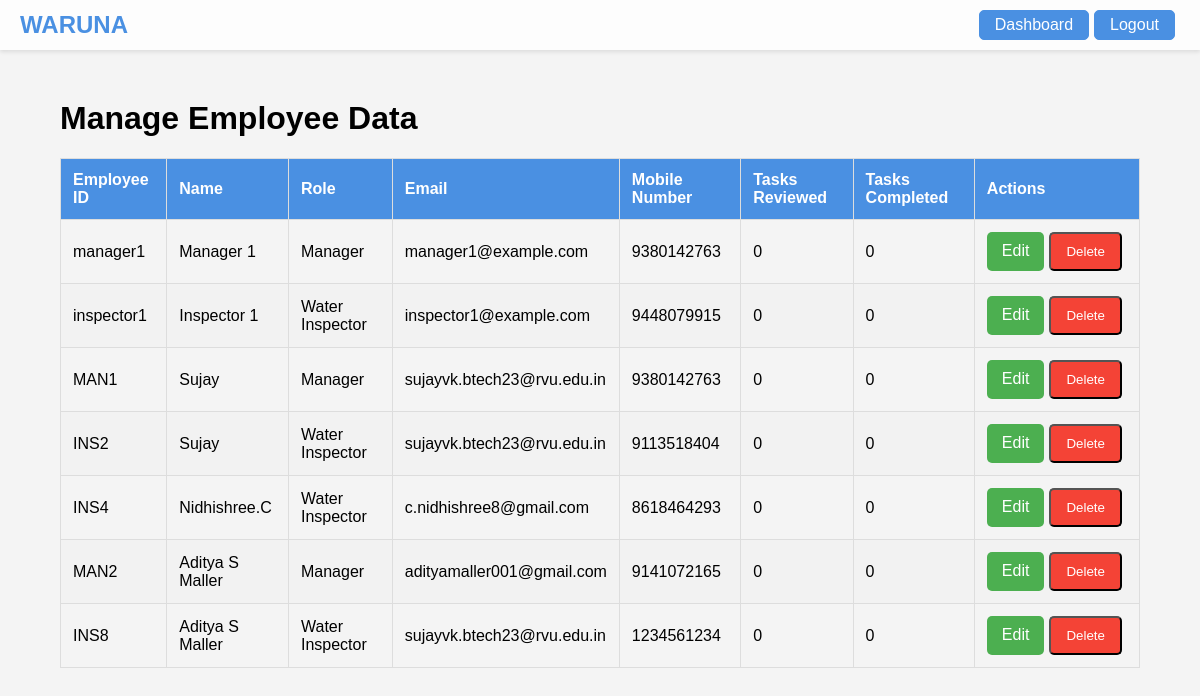
The app's page /manage_employees, older data.
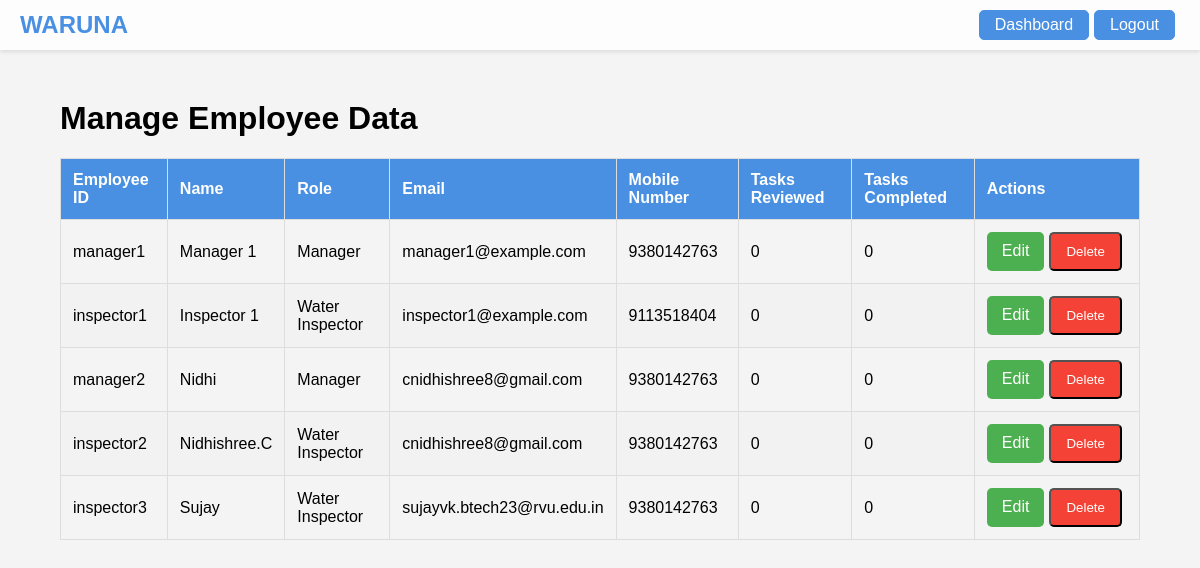
The same page, newer data.
### tables this page shows
CREATE TABLE employees
                 (employee_id TEXT PRIMARY KEY, name TEXT, password TEXT, role TEXT,
                 email TEXT, mobile_no TEXT, tasks_reviewed INTEGER DEFAULT 0,
                 tasks_completed INTEGER DEFAULT 0);

### app.py (the view)
@app.route('/manage_employees')
def manage_employees():
    conn = get_db_connection()
    c = conn.cursor()
    c.execute("SELECT employee_id, name, role, email, mobile_no, tasks_reviewed, tasks_completed FROM employees")
    employees = c.fetchall()
    conn.close()
    return render_template('manage_employees.html', employees=employees)

### app.py (called while the page is built)
def get_db_connection():
    conn = sqlite3.connect('waruna.db')
    conn.row_factory = sqlite3.Row
    return conn

### templates/manage_employees.html (shortened to what this page needs)
<!DOCTYPE html>
<html lang="en">
<head>
</head>
<body>
    <nav class="navbar">
        <a class="navbar-brand" href="#">WARUNA</a>
        <div class="boxes">
            <div class="login-box"><a class="nav-link" href="/dashboard">Dashboard</a></div>
            <div class="login-box"><a class="nav-link" href="/logout">Logout</a></div>
        </div>
    </nav>
    <div class="container">
        <h1>Manage Employee Data</h1>
        <table>
            <thead>
                <tr>
                    <th>Employee ID</th>
                    <th>Name</th>
                    <th>Role</th>
                    <th>Email</th>
                    <th>Mobile Number</th>
                    <th>Tasks Reviewed</th>
                    <th>Tasks Completed</th>
                    <th>Actions</th>
                </tr>
            </thead>
            <tbody>
                {% for employee in employees %}
                <tr>
                    <td>{{ employee[0] }}</td>
                    <td>{{ employee[1] }}</td>
                    <td>{{ employee[2] }}</td>
                    <td>{{ employee[3] }}</td>
                    <td>{{ employee[4] }}</td>
                    <td>{{ employee[5] }}</td>
                    <td>{{ employee[6] }}</td>
                    <td>
                        <div class="boxes">
                        <a class="btn btn-edit" href="{{ url_for('edit_employee_page', employee_id=employee[0]) }}">Edit</a>
                        <form action="{{ url_for('delete_employee', employee_id=employee.employee_id) }}" method="post" style="display:inline;">
                            <button type="submit" class="btn btn-delete">Delete</button>
                        </form>
                    </div>
                    </td>
                </tr>
                {% endfor %}
            </tbody>
        </table>
    </div>
</body>
</html>

### templates/manage_employees.html (style rules this page uses)
body { font-family: Arial, sans-serif; background-color: #f4f4f4; margin: 0; padding: 0; }
.navbar { background: rgba(255, 255, 255, 0.8); padding: 10px 20px; display: flex; justify-content: space-between; align-items: center; box-shadow: 0 2px 4px rgba(0, 0, 0, 0.1); }
.navbar-brand { font-weight: bold; color: #4A90E2; text-decoration: none; font-size: 1.5rem; }
.login-box { border: 1px solid #4A90E2; padding: 5px 15px; border-radius: 5px; background: #4A90E2; color: white; margin-right: 5px; }
.login-box a { color: white; text-decoration: none; }
.boxes { display: flex; }
.container { margin: 50px auto; width: 90%; max-width: 1200px; }
table { width: 100%; border-collapse: collapse; margin-bottom: 20px; }
table, th, td { border: 1px solid #ddd; }
th, td { padding: 12px; text-align: left; }
th { background-color: #4A90E2; color: white; }
tr:nth-child(even) { background-color: #f2f2f2; }
.btn { padding: 10px 15px; text-align: center; text-decoration: none; display: inline-block; border-radius: 5px; cursor: pointer; margin-right: 5px; }
.btn-edit { background-color: #4CAF50; color: white; }
.btn-delete { background-color: #f44336; color: white; }

Row changes from the older to the newer data that the page shows:
removed employees: employee_id "MAN1", name "Sujay", role "Manager", email "sujayvk.btech23@rvu.edu.in", mobile_no "9380142763", tasks_reviewed "0", tasks_completed "0"
removed employees: employee_id "INS2", name "Sujay", role "Water Inspector", email "sujayvk.btech23@rvu.edu.in", mobile_no "9113518404", tasks_reviewed "0", tasks_completed "0"
removed employees: employee_id "INS4", name "Nidhishree.C", role "Water Inspector", email "c.nidhishree8@gmail.com", mobile_no "8618464293", tasks_reviewed "0", tasks_completed "0"
removed employees: employee_id "MAN2", name "Aditya S Maller", role "Manager", email "adityamaller001@gmail.com", mobile_no "9141072165", tasks_reviewed "0", tasks_completed "0"
removed employees: employee_id "INS8", name "Aditya S Maller", role "Water Inspector", email "sujayvk.btech23@rvu.edu.in", mobile_no "1234561234", tasks_reviewed "0", tasks_completed "0"
changed employees "inspector1": mobile_no "9448079915" → "9113518404"
added employees: employee_id "manager2", name "Nidhi", role "Manager", email "cnidhishree8@gmail.com", mobile_no "9380142763", tasks_reviewed "0", tasks_completed "0"
added employees: employee_id "inspector2", name "Nidhishree.C", role "Water Inspector", email "cnidhishree8@gmail.com", mobile_no "9380142763", tasks_reviewed "0", tasks_completed "0"
added employees: employee_id "inspector3", name "Sujay", role "Water Inspector", email "sujayvk.btech23@rvu.edu.in", mobile_no "9380142763", tasks_reviewed "0", tasks_completed "0"
